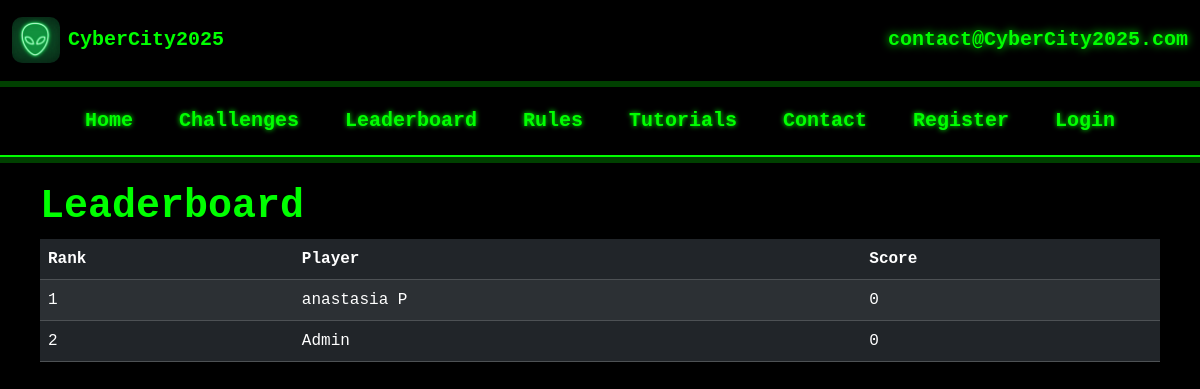
The page /leaderboard on the database as committed earlier.
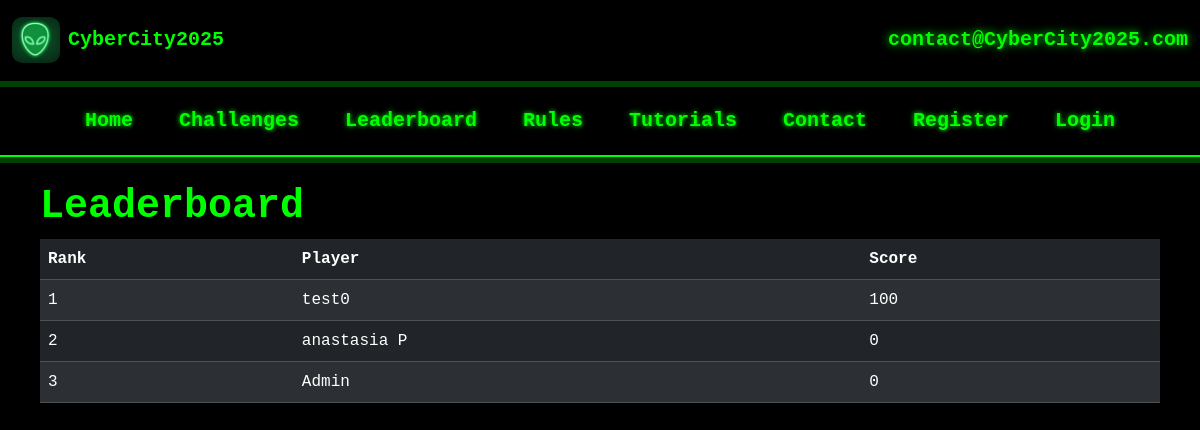
The same page on the database as committed later.
### models.py (models this page shows, shortened)
class User(UserMixin, db.Model):
    id = db.Column(db.Integer, primary_key=True)
    email_address = db.Column(db.String(255), unique=True)
    name = db.Column(db.String(255))
    password_hash = db.Column(db.String(255))
    user_level = db.Column(db.Integer)
    score = db.Column(db.Integer, default=0)
    active = db.Column(db.Boolean)

### app.py (the view)
@app.route('/leaderboard')
def leaderboard():
    users = User.query.order_by(User.score.desc()).limit(10).all()
    return render_template("leaderboard.html", title="Leaderboard", users=users, user=current_user)

### templates/leaderboard.html
{% extends "base.html" %}
{% block rowOneContent %}
<h1 style="color: #00FF00; font-family: monospace; font-weight: bold;">Leaderboard</h1>
<table class="table table-dark table-striped" style="color: #00FF00; font-family: monospace;">
  <thead>
    <tr>
      <th>Rank</th>
      <th>Player</th>
      <th>Score</th>
    </tr>
  </thead>
  <tbody>
    {% for user in users %}
    <tr>
      <td>{{ loop.index }}</td>
      <td>{{ user.name }}</td>
      <td>{{ user.score }}</td>
    </tr>
    {% endfor %}
  </tbody>
</table>
{% endblock %}

Rows that differ between the two databases and show on the page:
added User: name "test0", score "100"
